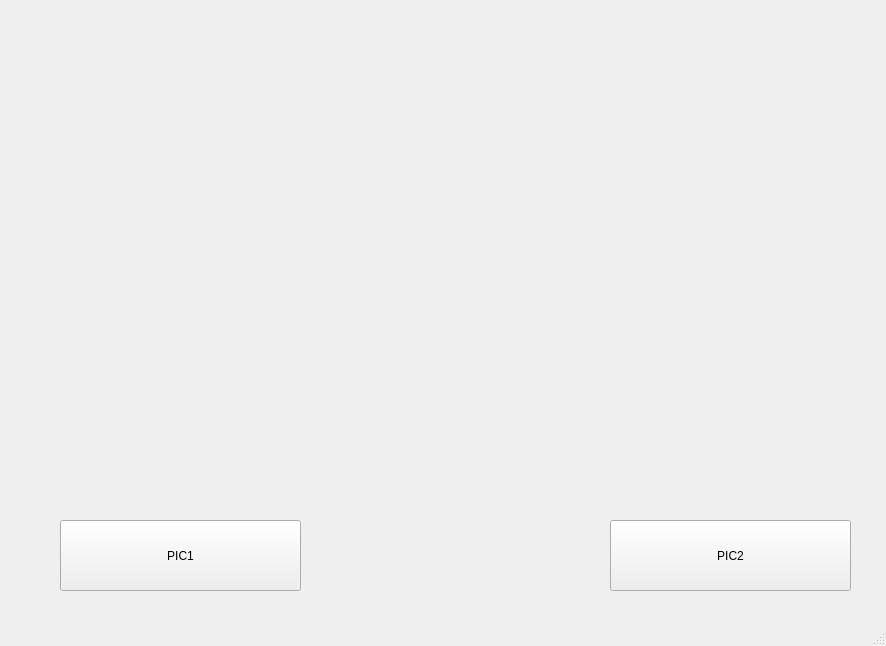
<?xml version="1.0" encoding="UTF-8"?>
<ui version="4.0">
 <class>MainWindow</class>
 <widget class="QMainWindow" name="MainWindow">
  <property name="geometry">
   <rect>
    <x>0</x>
    <y>0</y>
    <width>886</width>
    <height>646</height>
   </rect>
  </property>
  <property name="windowTitle">
   <string>MainWindow</string>
  </property>
  <widget class="QWidget" name="centralwidget">
   <widget class="QLabel" name="photo">
    <property name="geometry">
     <rect>
      <x>30</x>
      <y>0</y>
      <width>841</width>
      <height>501</height>
     </rect>
    </property>
    <property name="text">
     <string/>
    </property>
    <property name="pixmap">
     <pixmap>../../../../../Desktop/FLIGHTSIM_STUFF/New folder/Snipaste_2020-06-19_14-30-28.png</pixmap>
    </property>
    <property name="scaledContents">
     <bool>true</bool>
    </property>
    <property name="alignment">
     <set>Qt::AlignLeading|Qt::AlignLeft|Qt::AlignVCenter</set>
    </property>
    <property name="wordWrap">
     <bool>false</bool>
    </property>
   </widget>
   <widget class="QPushButton" name="pic1">
    <property name="geometry">
     <rect>
      <x>60</x>
      <y>520</y>
      <width>241</width>
      <height>71</height>
     </rect>
    </property>
    <property name="text">
     <string>PIC1</string>
    </property>
   </widget>
   <widget class="QPushButton" name="pic2">
    <property name="geometry">
     <rect>
      <x>610</x>
      <y>520</y>
      <width>241</width>
      <height>71</height>
     </rect>
    </property>
    <property name="text">
     <string>PIC2</string>
    </property>
   </widget>
  </widget>
  <widget class="QMenuBar" name="menubar">
   <property name="geometry">
    <rect>
     <x>0</x>
     <y>0</y>
     <width>886</width>
     <height>21</height>
    </rect>
   </property>
  </widget>
  <widget class="QStatusBar" name="statusbar"/>
 </widget>
 <resources/>
 <connections/>
</ui>
